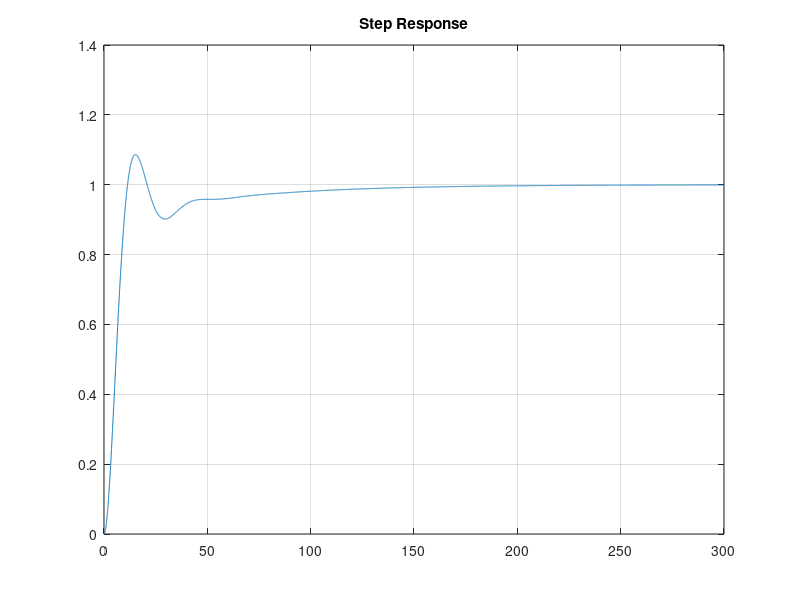
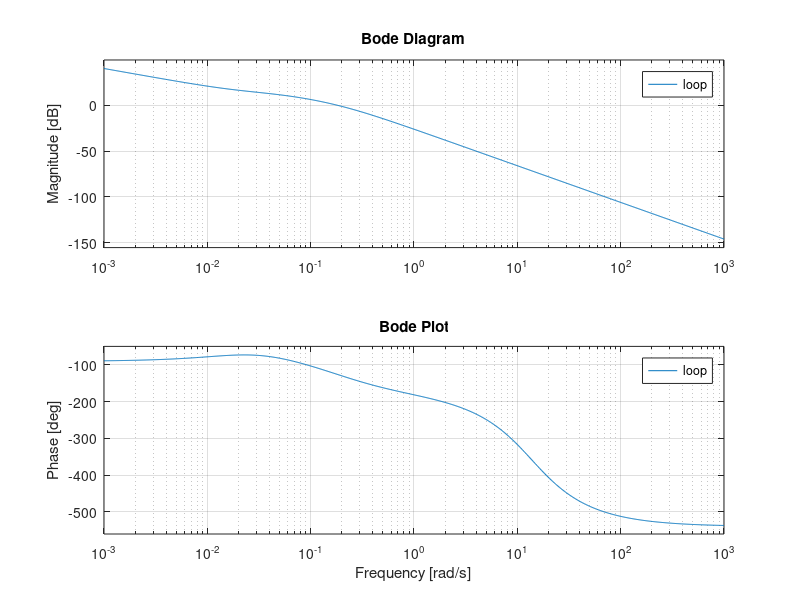

Here is the MATLAB script that generated these plots, in order: (Note: this script raises an error after producing the figures.)
close all; clear;
b = 25; T = 200; a = .2; m = 1000; c = 50;
kp = .05; ki = .001;
tau = [.25 .75];
P = tf([T*b*a/m],[1 a+c/m a*c/m]);
C = tf([kp ki],[1 0]);
for (i=1:2)
    G = tf([tau(i)^2/12 -tau(i)/2 1],[tau(i)^2/12 tau(i)/2 1]);
    closedSys = P*C/(1+P*C*G);
    loop = P*C*G;
    figure; [Y,TT]=step(closedSys); plot(TT,Y); grid on;
    title('Step Response');
    figure; bode(loop); grid on;
    title('Bode Plot');
    
    [Gm,Pm]=margin(loop);
    S = stepinfo(Y,TT);
    fprintf('tau=%f: Gm=%f, Pm=%f, Tr=%f, Ts=%f\n',...
        tau(i),Gm,Pm,S.RiseTime,S.SettlingTime);
end
